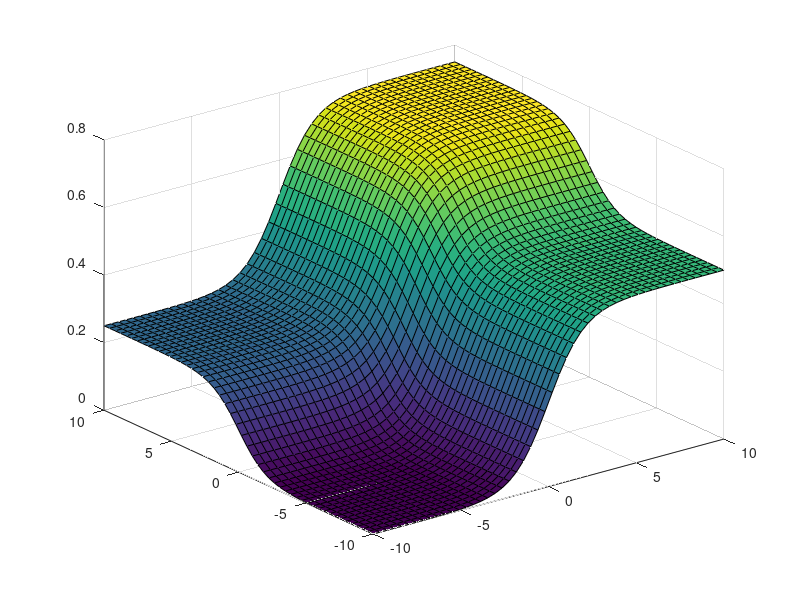

Recreate this plot in MATLAB.
close all
clear all
x = linspace(-10,10, 50);
y = linspace(-10,10, 50);
a = 0.5;
b = 1.0;
for i = 1:length(x)
    for j = 1:length(x)
        sigx = 1./(1 + exp(-x(i)));
        sigy = 1./(1 + exp(-y(j)));
        sig = (a.*sigx + b.*sigy)./2
        % sig = 1./(1 + exp(-a * x(i) + b * y(j)));
        % sig = 1./(1 + exp(-a * x(i))) +  1./(1 + exp(-b * y(j)));
        %% tan = tanh(x(i).*x(i) + y(j).*y(j));
        g(i,j) = (sig);
    end
end
surf(x,y,g)

if 0
    for i = 1:1000
        A = randn(50, 50);
        B = randn(50, 50);
        [Ua, Sa, Va] = svd(A);
        [Ub, Sb, Vb] = svd(B);
        Oa = Ua*Va';
        Ob = Ub*Vb';
        norms(i) = norm((Oa + Ob)/2);
    end
    mean(norms)
end
